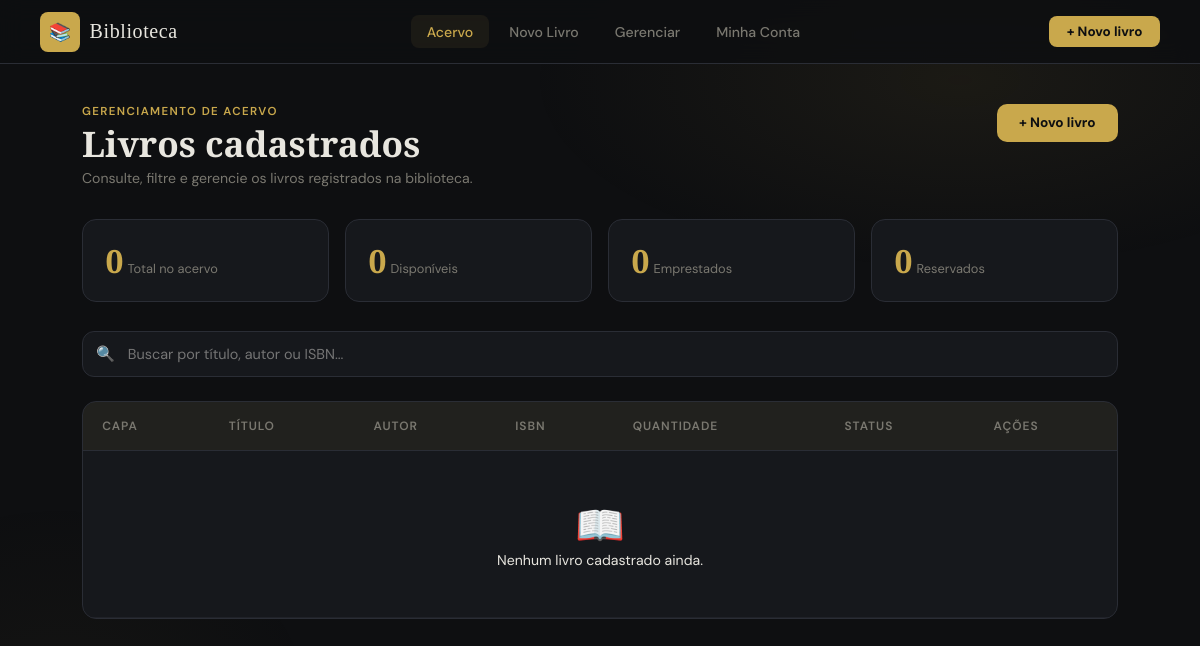
/acervo/, run on an earlier commit of the app's database.
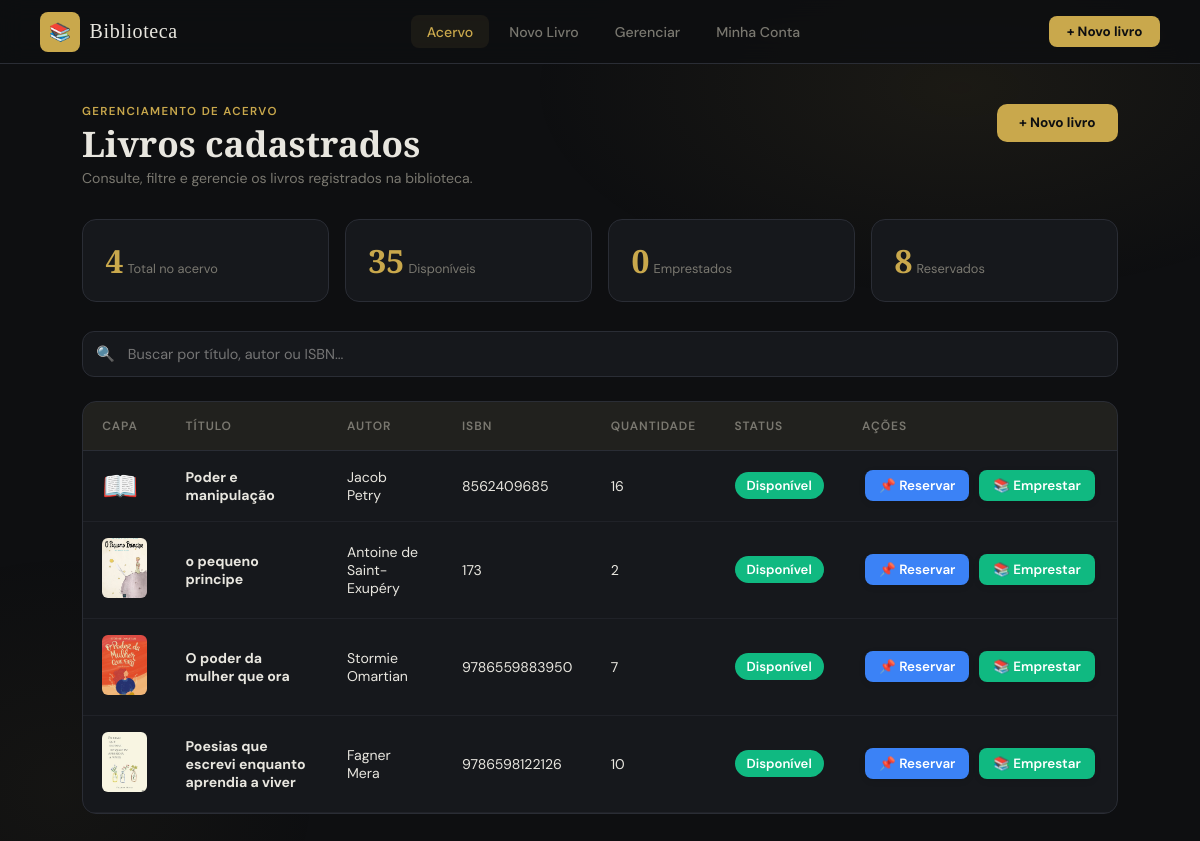
And on a later commit of the database.
### livros/models.py (models this page shows, shortened)
class Livro(models.Model):
    GENEROS = [
        ('ficcao',     'Ficção'),
        ('nao_ficcao', 'Não-ficção'),
        ('romance',    'Romance'),
        ('aventura',   'Aventura'),
        ('ciencia',    'Ciência'),
        ('historia',   'História'),
        ('infantil',   'Infantil'),
        ('outros',     'Outros'),
    ]
    titulo     = models.CharField(max_length=200)
    autor      = models.CharField(max_length=200)
    isbn       = models.CharField(max_length=17, blank=True)
    ano        = models.IntegerField(null=True, blank=True)
    genero     = models.CharField(max_length=20, choices=GENEROS, blank=True)
    quantidade = models.IntegerField(default=1)
    sinopse    = models.TextField(blank=True)
    capa       = models.ImageField(upload_to='capas/', blank=True, null=True)
    cadastrado_em = models.DateTimeField(auto_now_add=True)

### livros/views.py (the view)
# urls.py: path('acervo/', views.acervo, name='acervo'),
def acervo(request):
    livros = Livro.objects.all()
    total_titulos = livros.count()
    disponiveis = sum(livro.quantidade for livro in livros)
    reservados = Reserva.objects.filter(ativa=True).count()
    emprestados = Emprestimo.objects.filter(devolvido=False).count()
    context = {
        'livros': livros,
        'total': total_titulos,
        'disponiveis': disponiveis,
        'emprestados': emprestados,
        'reservados': reservados,
    }
    return render(request, 'livros/acervo.html', context)

### livros/templates/livros/acervo.html (shortened to what this page needs)
<!DOCTYPE html>
<html lang="pt-BR">
<head>
  {% load static %}
  <link rel="stylesheet" href="{% static 'css/style.css' %}"/>
  <link rel="stylesheet" href="{% static 'css/acervo.css' %}"/>
</head>
<body>
  <nav class="navbar">
    <div class="nav-logo">
      <div class="logo-icon">📚</div>
      <span class="logo-text">Biblioteca</span>
    </div>
    <div class="nav-links">
      <a href="{% url 'acervo' %}" class="nav-link active">Acervo</a>
      <a href="{% url 'novo_livro' %}" class="nav-link">Novo Livro</a>
      <a href="{% url 'gerenciar' %}" class="nav-link">Gerenciar</a>
      <a href="{% url 'conta' %}" class="nav-link">Minha Conta</a>
    </div>
    <a href="{% url 'novo_livro' %}" class="nav-btn">+ Novo livro</a>
  </nav>
  <main class="main-content">
    <div class="page-header">
      <div>
        <p class="page-label">GERENCIAMENTO DE ACERVO</p>
        <h1 class="page-title">Livros cadastrados</h1>
        <p class="page-sub">Consulte, filtre e gerencie os livros registrados na biblioteca.</p>
      </div>
      <a href="{% url 'novo_livro' %}" class="btn-gold">+ Novo livro</a>
    </div>
    <div class="stats-row">
      <div class="stat-card">
        <span class="stat-num">{{ total }}</span>
        <span class="stat-label">Total no acervo</span>
      </div>
      <div class="stat-card">
        <span class="stat-num">{{ disponiveis }}</span>
        <span class="stat-label">Disponíveis</span>
      </div>
      <div class="stat-card">
        <span class="stat-num">{{ emprestados }}</span>
        <span class="stat-label">Emprestados</span>
      </div>
      <div class="stat-card">
        <span class="stat-num">{{ reservados }}</span>
        <span class="stat-label">Reservados</span>
      </div>
    </div>
    <div class="search-bar">
      <span class="search-icon">🔍</span>
      <input type="text" id="busca" placeholder="Buscar por título, autor ou ISBN..."/>
    </div>
    <div class="table-wrap">
      <table class="livros-table">
        <thead>
          <tr>
            <th>Capa</th>
            <th>Título</th>
            <th>Autor</th>
            <th>ISBN</th>
            <th>Quantidade</th>
            <th>Status</th>
            <th>Ações</th>
          </tr>
        </thead>
        <tbody id="tabela-body">
          {% for livro in livros %}
          <tr>
            <td>
              {% if livro.capa %}
                <img src="{{ livro.capa.url }}" style="width:45px; height:60px; object-fit:cover; border-radius:6px;" alt="{{ livro.titulo }}">
              {% else %}
                <span style="font-size:1.8rem;">📖</span>
              {% endif %}
            </td>
            <td><strong>{{ livro.titulo }}</strong></td>
            <td>{{ livro.autor }}</td>
            <td>{{ livro.isbn|default:"—" }}</td>
            <td>{{ livro.quantidade }}</td>
            <td>
              {% if livro.quantidade > 0 %}
                <span class="perfil-badge disponivel">Disponível</span>
              {% else %}
                <span class="perfil-badge emprestado">Indisponível</span>
              {% endif %}
            </td>
            <td class="acoes">
              {% if livro.quantidade > 0 %}
                <a href="{% url 'reservar_livro' livro.id %}" class="btn-small btn-reservar">📌 Reservar</a>
                <a href="{% url 'emprestar_livro' livro.id %}" class="btn-small btn-emprestar">📚 Emprestar</a>
              {% else %}
                <span style="color: #ef4444; font-weight: 500;">Indisponível</span>
              {% endif %}
            </td>
          </tr>
          {% empty %}
          <tr class="empty-row">
            <td colspan="7" style="text-align: center; padding: 3rem;">
              <span style="font-size: 2.5rem;">📖</span>
              <p>Nenhum livro cadastrado ainda.</p>
            </td>
          </tr>
          {% endfor %}
        </tbody>
      </table>
    </div>
  </main>
</body>
</html>

### static/css/style.css (style rules this page uses)
*, *::before, *::after { box-sizing: border-box; margin: 0; padding: 0; }
:root { --bg: #0e0f11; --panel: #16181c; --border: #2a2d35; --accent: #c9a84c; --accent2: #e8c96e; --text: #e8e6df; --muted: #7a7870; --error: #e05c5c; --success: #5cba8a; --input-bg: #1d1f25; --radius: 10px; }
body { background: var(--bg); color: var(--text); font-family: 'DM Sans', sans-serif; min-height: 100vh; display: flex; align-items: center; justify-content: center; padding: 2rem 1rem; overflow-x: hidden; }
body::before { content: ''; position: fixed; inset: 0; background: radial-gradient(ellipse 60% 50% at 70% 20%, rgba(201,168,76,0.08) 0%, transparent 60%), radial-gradient(ellipse 50% 40% at 10% 80%, rgba(201,168,76,0.05) 0%, transparent 55%); pointer-events: none; z-index: 0; }
.logo-icon { width: 40px; height: 40px; background: var(--accent); border-radius: 8px; display: flex; align-items: center; justify-content: center; font-size: 1.1rem; }
.logo-text { font-family: 'Playfair Display', serif; font-size: 1.25rem; letter-spacing: 0.03em; color: var(--text); }
input, select { width: 100%; background: var(--input-bg); border: 1px solid var(--border); border-radius: var(--radius); padding: 0.7rem 0.85rem 0.7rem 2.4rem; color: var(--text); font-family: 'DM Sans', sans-serif; font-size: 0.88rem; outline: none; transition: border-color 0.25s, box-shadow 0.25s; appearance: none; }

What changed in the data, as far as the page shows it:
added Livro: titulo "Poder e manipulação", autor "Jacob Petry", isbn "8562409685", quantidade "16", shows "Disponível", shows "📌 Reservar"
added Livro: capa (picture), titulo "o pequeno principe", autor "Antoine de Saint-Exupéry", isbn "173", quantidade "2", shows "Disponível", shows "📌 Reservar"
added Livro: capa (picture), titulo "O poder da mulher que ora", autor "Stormie Omartian", isbn "9786559883950", quantidade "7", shows "Disponível", shows "📌 Reservar"
added Livro: capa (picture), titulo "Poesias que escrevi enquanto aprendia a viver", autor "Fagner Mera", isbn "9786598122126", quantidade "10", shows "Disponível", shows "📌 Reservar"
Also different on the page:
{{ total }}: "0" → "4"
{{ disponiveis }}: "0" → "35"
{{ reservados }}: "0" → "8"
text no longer shown: "📖 Nenhum livro cadastrado ainda."
